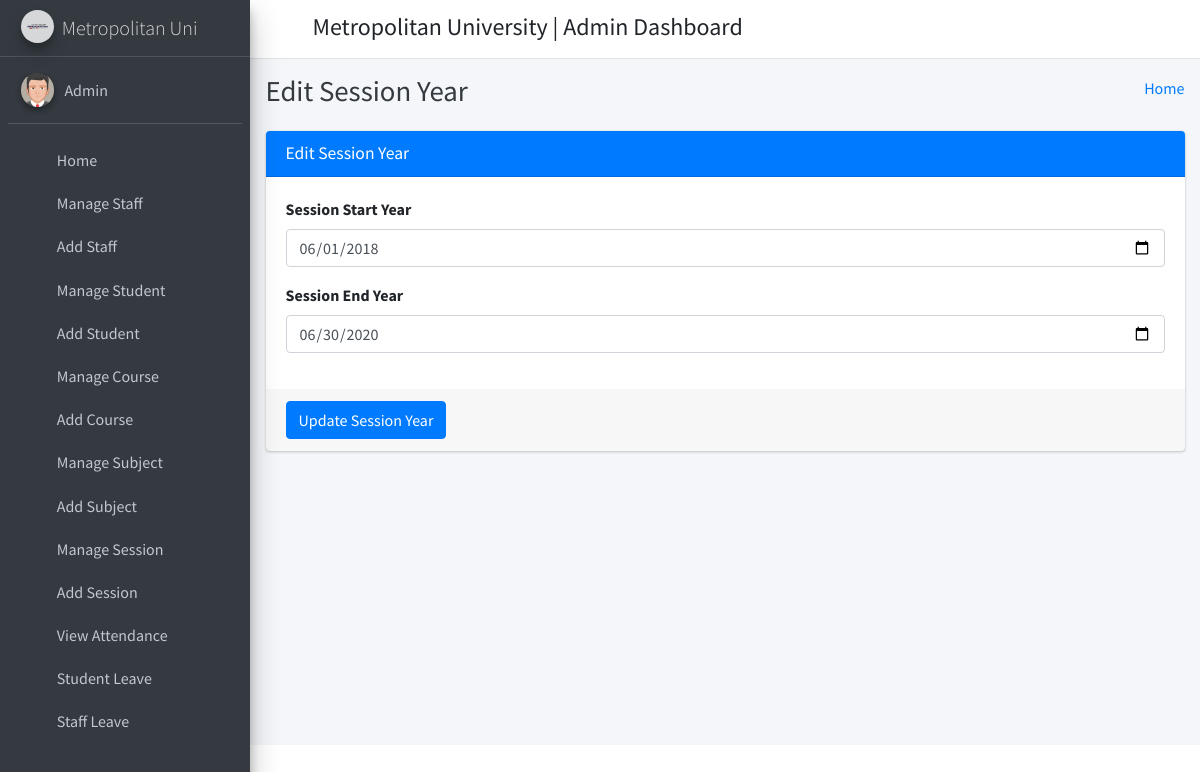
Screenshot of /edit_session/1 (signed in) with the database file from the repository.
### student_management_app/models.py (models this page shows)
class CustomUser(AbstractUser):
    user_type_data = ((1, "HOD"), (2, "Staff"), (3, "Student"))
    user_type = models.CharField(default=1, choices=user_type_data, max_length=10)

class SessionYearModel(models.Model):
    id = models.AutoField(primary_key=True)
    session_start_year = models.DateField()
    session_end_year = models.DateField()
    objects = models.Manager()

### student_management_app/HodViews.py (the view)
# urls.py: path('edit_session/<session_id>', HodViews.edit_session, name="edit_session"),
def edit_session(request, session_id):
    session_year = SessionYearModel.objects.get(id=session_id)
    context = {
        "session_year": session_year
    }
    return render(request, "hod_template/edit_session_template.html", context)

### student_management_app/LoginCheckMiddleWare.py (called while the page is built, shortened)
    def process_view(self, request, view_func, view_args, view_kwargs):
        modulename = view_func.__module__
        user = request.user
        if user.is_authenticated:
            if user.user_type == "1":
                if modulename == "student_management_app.HodViews":
                    pass
                elif modulename == "student_management_app.views" or modulename == "django.views.static":
                    pass
                else:
                    return redirect("admin_home")
            else:
                return redirect("login")
        else:
            if request.path == reverse("login") or request.path == reverse("doLogin"):
                pass
            else:
                return redirect("login")

### student_management_app/templates/hod_template/edit_session_template.html (shortened to what this page needs)
{% extends 'hod_template/base_template.html' %}
{% block page_title %}
    Edit Session Year
{% endblock page_title %}
{% block main_content %}
{% load static %}
<section class="content">
        <div class="container-fluid">
            <div class="row">
                <div class="col-md-12">
                    <div class="card card-primary">
                    <div class="card-header">
                        <h3 class="card-title">Edit Session Year</h3>
                    </div>
                    <form role="form" method="POST" action="{% url 'edit_session_save' %}">
                        <div class="card-body">
                            <div class="form-group">
                                <label>Session Start Year </label>
                                <input type="date" class="form-control" name="session_start_year" value="{{ session_year.session_start_year|date:'Y-m-d' }}">
                            </div>
                            <div class="form-group">
                                <label>Session End Year </label>
                                <input type="date" class="form-control" name="session_end_year" value="{{ session_year.session_end_year|date:'Y-m-d' }}">
                            </div>
                        </div>
                        <div class="card-footer">
                        <button type="submit" class="btn btn-primary">Update Session Year</button>
                        </div>
                    </form>
                    </div>
                </div>
            </div>
        </div>
      </section>
  {% endblock main_content %}

### student_management_app/templates/hod_template/sidebar_template.html
{% load static %}
<aside class="main-sidebar sidebar-dark-primary elevation-4">
      <a href="{% url 'admin_home' %}" class="brand-link">
        <img src="{% static 'dist/img/mulogo.jpg' %}" alt="AdminLTE Logo" class="brand-image img-circle elevation-3"
            style="opacity: .8">
        <span class="brand-text font-weight-light">Metropolitan Uni</span>
      </a>
      <div class="sidebar">
        <div class="user-panel mt-3 pb-3 mb-3 d-flex">
          <div class="image">
            <img src="{% static 'dist/img/user2-160x160.jpg' %}" class="img-circle elevation-2" alt="User Image">
          </div>
          <div class="info">
            <a href="{% url 'admin_profile' %}" class="d-block">{{ user.first_name }} {{ user.last_name }}</a>
          </div>
        </div>
        <nav class="mt-2">
          <ul class="nav nav-pills nav-sidebar flex-column" data-widget="treeview" role="menu" data-accordion="false">
            <li class="nav-item">
              {% url 'admin_home' as admin_home %}
              <a href="{{ admin_home }}" class="nav-link {% if request.path == admin_home %} active {% endif %}">
                <i class="nav-icon fas fa-tachometer-alt"></i>
                <p>
                  Home
                </p>
              </a>
            </li>
            <li class="nav-item">
              {% url 'manage_staff' as manage_staff %}
              {% url 'edit_staff' staff_id=id as edit_staff %}
              <a href="{{ manage_staff }}" class="nav-link {% if request.path == manage_staff %} active {% endif %} {% if request.path == edit_staff %} active {% endif %}">
                <i class="nav-icon fas fa-chalkboard-teacher"></i>
                <p>
                  Manage Staff
                </p>
              </a>
            </li>
            <li class="nav-item">
              {% url 'add_staff' as add_staff %}
              <a href="{{ add_staff }}" class="nav-link {% if request.path == add_staff %} active {% endif %}">
                <i class="nav-icon fas fa-th"></i>
                <p>
                  Add Staff
                </p>
              </a>
            </li>
            <li class="nav-item">
              {% url 'manage_student' as manage_student %}
              {% url 'edit_student' student_id=id as edit_student %}
              <a href="{{ manage_student }}" class="nav-link {% if request.path == manage_student %} active {% endif %} {% if request.path == edit_student %} active {% endif %}">
                <i class="nav-icon fas fa-user-graduate"></i>
                <p>
                  Manage Student
                </p>
              </a>
            </li>
            <li class="nav-item">
              {% url 'add_student' as add_student %}
              <a href="{{ add_student }}" class="nav-link {% if request.path == add_student %} active {% endif %}">
                <i class="nav-icon fas fa-th"></i>
                <p>
                  Add Student
                </p>
              </a>
            </li>
            <li class="nav-item">
              {% url 'manage_course' as manage_course %}
              {% url 'edit_course' course_id=id as edit_course %}
              <a href="{{ manage_course }}" class="nav-link {% if request.path == manage_course %} active {% endif %} {% if request.path == edit_course %} active {% endif %}">
                <i class="nav-icon fas fa-chalkboard"></i>
                <p>
                  Manage Course
                </p>
              </a>
            </li>
            <li class="nav-item">
            {% url 'add_course' as add_course %}
              <a href="{{ add_course }}" class="nav-link {% if request.path == add_course %} active {% endif %}">
                <i class="nav-icon fas fa-th"></i>
                <p>
                  Add Course
                </p>
              </a>
            </li>
            <li class="nav-item">
              {% url 'manage_subject' as manage_subject %}
              {% url 'edit_subject' subject_id=id as edit_subject %}
              <a href="{{ manage_subject }}" class="nav-link {% if request.path == manage_subject %} active {% endif %} {% if request.path == edit_subject %} active {% endif %}">
                <i class="nav-icon fas fa-book"></i>
                <p>
                  Manage Subject
                </p>
              </a>
            </li>
            <li class="nav-item">
              {% url 'add_subject' as add_subject %}
              <a href="{{ add_subject }}" class="nav-link {% if request.path == add_subject %} active {% endif %}">
                <i class="nav-icon fas fa-th"></i>
                <p>
                  Add Subject
                </p>
              </a>
            </li>
            <li class="nav-item">
              {% url 'manage_session' as manage_session %}
              {% url 'edit_session' session_id=id as edit_session %}
              <a href="{{ manage_session }}" class="nav-link {% if request.path == manage_session %} active {% endif %} {% if request.path == edit_session %} active {% endif %}">
                <i class="nav-icon fas fa-graduation-cap"></i>
                <p>
                  Manage Session
                </p>
              </a>
            </li>
            <li class="nav-item">
              {% url 'add_session' as add_session %}
              <a href="{{ add_session }}" class="nav-link {% if request.path == add_session %} active {% endif %}">
                <i class="nav-icon fas fa-th"></i>
                <p>
                  Add Session
                </p>
              </a>
            </li>
            <li class="nav-item">
              {% url 'admin_view_attendance' as admin_view_attendance %}
              <a href="{{ admin_view_attendance }}" class="nav-link {% if request.path == admin_view_attendance %} active {% endif %}">
                <i class="nav-icon fas fa-calendar-alt"></i>
                <p>
                  View Attendance
                </p>
              </a>
            </li>
            <li class="nav-item">
              {% url 'student_leave_view' as student_leave_view %}
              <a href="{{ student_leave_view }}" class="nav-link {% if request.path == student_leave_view %} active {% endif %}">
                <i class="nav-icon fas fa-th"></i>
                <p>
                  Student Leave
                </p>
              </a>
            </li>
            <li class="nav-item">
              {% url 'staff_leave_view' as staff_leave_view %}
              <a href="{{ staff_leave_view }}" class="nav-link {% if request.path == staff_leave_view %} active {% endif %}">
                <i class="nav-icon fas fa-th"></i>
                <p>
                  Staff Leave
                </p>
              </a>
            </li>
          </ul>
        </nav>
      </div>
    </aside>

### rows the page displays
CustomUser: first_name "Admin"
SessionYearModel: session_start_year "06/01/2018", session_end_year "06/30/2020"
